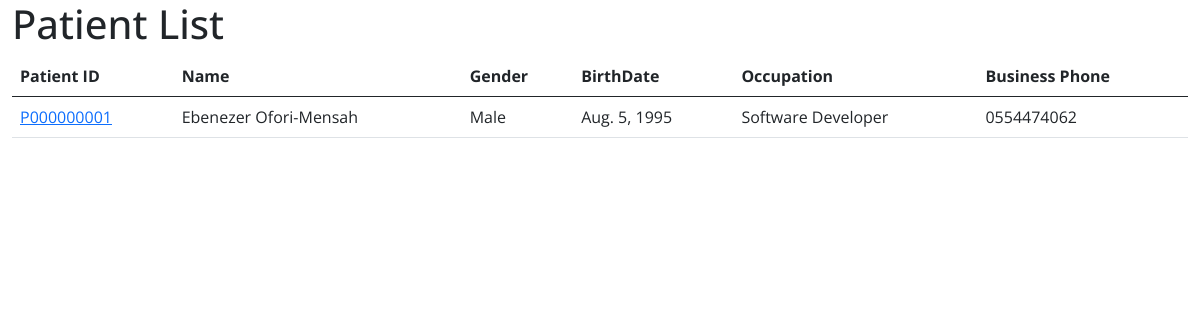
Screenshot of /patient/all/ with the database file from the repository.
### records/models.py (models this page shows, shortened)
class Patient(models.Model):
    PatientID = models.CharField(_("PatientID"), max_length=255, default=generatePatientID, unique=True)
    EmailAddress = models.CharField(_("Email Address"), max_length=255)
    TitleID = models.ForeignKey(Title, verbose_name = _("Title"), on_delete=models.SET_DEFAULT, default='1')
    FirstName = models.CharField(_("First Name"), max_length=255)
    SurName = models.CharField(_("Surname"), max_length=255)
    OtherName = models.CharField(_("Other Name"), max_length=255, blank=True)
    BirthDate = models.DateField(_("Date of Birth"))
    PatientTypeID = models.ForeignKey(PatientType, verbose_name =  _("Patient Type"), on_delete=models.SET_DEFAULT, default='1', editable=False)
    GenderID = models.ForeignKey(Gender,  verbose_name = _("Gender"), on_delete=models.SET_NULL, null=True, default=1)
    Occupation = models.CharField(_("Occupation"), max_length=255)
    BusinessPhone = models.CharField(_("Business Phone"), max_length=255)
    ResidencePhone = models.CharField(_("Residence Phone"), max_length=255)
    ResidenceAddress = models.TextField(_("Residence Address"))
    BusinessAddress = models.TextField(_("Business Address"), blank=True, null=True)
    CountryID = models.ForeignKey(Country, verbose_name =  _("Country"), on_delete=models.SET_NULL, default='1', blank=True, null=True)
    ReligionID = models.ForeignKey(Religion, verbose_name =  _("Religion"), on_delete=models.SET_NULL, default='3', blank=True, null=True)
    MaritalStatusID = models.ForeignKey(MaritalStatus, verbose_name =  _("Marital Status"), on_delete=models.SET_NULL, default='1', blank=True, null=True)
    CreatedAt = models.DateTimeField(auto_now_add=True)
    Status = models.BooleanField(_("Patient Status"), default=True, editable=False)
    PatientRankLevel = models.ForeignKey('PatientRankLevel', verbose_name=_("Patient Rank Level"), on_delete=models.SET_NULL, null=True, blank=True, editable=False)
    PatientRank = models.ForeignKey('PatientRank', verbose_name=_("Patient Level"), on_delete=models.SET_NULL, null=True, blank=True, editable=False)
    PatientCategory = models.ForeignKey('PatientCategory', verbose_name=_("Patient Category"), on_delete=models.SET_NULL, null=True, blank=True, editable=False)
    class Meta:
        verbose_name = "Patient"
        verbose_name_plural = "Patients"
    def __str__(self) -> str:
        return f'{self.FirstName}  {self.OtherName}  {self.SurName}'

class Gender(models.Model):
    GenderName = models.CharField(_("Gender Name"), max_length=255)
    Description = models.TextField(blank=True, null=True)
    Status = models.BooleanField(_("Relation Type Status"), default=True)
    class Meta:
        verbose_name = "Gender"
        verbose_name_plural = "Genders"
    def __str__(self) -> str:
        return f'{self.GenderName}'

### records/views.py (the view)
# urls.py: path('all/', views.PatientListView.as_view(), name='patient_list'),
class PatientListView(ListView):
    queryset = Patient.objects.filter(Status=True).order_by('FirstName')
    template_name = 'records/patient_list.html'
    context_object_name = 'patients'

### templates/records/patient_list.html (shortened to what this page needs)
{% extends 'extras/base.html' %}
{% block content %}
    <h1>Patient List</h1>
    <table class="table">
        <thead>
            <tr>
                <th>Patient ID</th>
                <th>Name</th>
                <th>Gender</th>
                <th>BirthDate</th>
                <th>Occupation</th>
                <th>Business Phone</th>
            </tr>
        </thead>
        <tbody>
            {% if patients %}
                {% for patient in patients %}
                    <tr>
                        <td scope="row"><a href="{% url 'patient_detail' patient.PatientID %}">{{patient.PatientID}}</a></td>
                        <td>{{patient}}</td>
                        <td>{{patient.GenderID}}</td>
                        <td>{{patient.BirthDate}}</td>
                        <td>{{patient.Occupation}}</td>
                        <td>{{patient.BusinessPhone}}</td>
                    </tr>
                {% endfor %}
            {% else %}
                <p>No Patient Registered
            {% endif %}
        </tbody>
    </table>
{% endblock content %}

### static/records/main.css (style rules this page uses)
body { background-color: white; font-family: 'Open Sans', sans-serif; }

### rows the page displays
Patient: PatientID "P000000001", FirstName+OtherName+SurName "Ebenezer Ofori-Mensah", GenderID "Male", BirthDate "Aug. 5, 1995", Occupation "Software Developer", BusinessPhone "0554474062"
